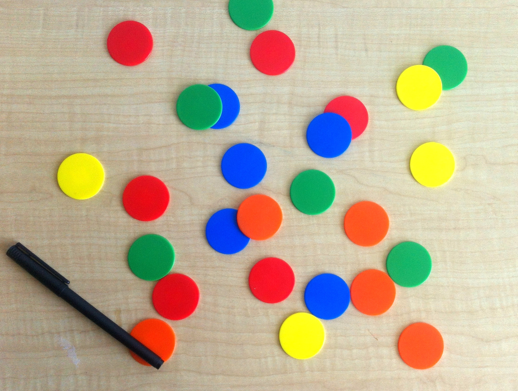
%> input picture Assignment5/colorchips.png, 518 x 391 px
$ octave --eval "result = CountCoins(imread('colorchips.png'));"   (GNU Octave 9; MATLAB toolbox functions it lacks are replaced by stand-ins)
%> lines starting %> are read from the running program, lines starting %| are printed output that depends on the picture; in (x1, y1, x2, y2) boxes, pixels count from 0 and x2, y2 are one past the last pixel; in counts of white or black regions, pixels touching at a corner belong together; the program's own positions count from 1
function ret = CountCoins(img)
 subplot(2,2,1);
 imshow(img);
 subplot(2,2,2);
 imgBW = im2bw(img);
 imshow(imgBW);
 subplot(2,2,3);
 imhist(img);
 subplot(2,2,4);
 imgZ = zeros(size(img));
 imgZ(img > 100) = 1;
 imshow(imgZ);
 ret = round(sum(imgBW(:)) / 2100);
 imgConn = bwconncomp(imgZ);
 ret = imgConn.NumObjects;
end
%> in CountCoins, `imgBW = im2bw(img);`:
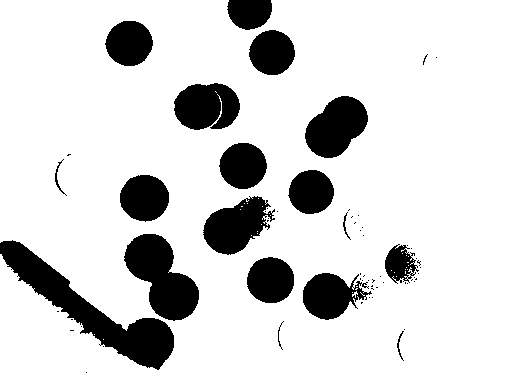
%> imgBW: size 391x518 logical; 84.5% white; 66 black regions (48 under 20 px), largest, box (x1, y1, x2, y2) and area: (0, 240, 174, 370) 5894, (124, 234, 199, 321) 3691, (305, 96, 368, 158) 2632
%> in CountCoins, `imgZ(img > 100) = 1;`:
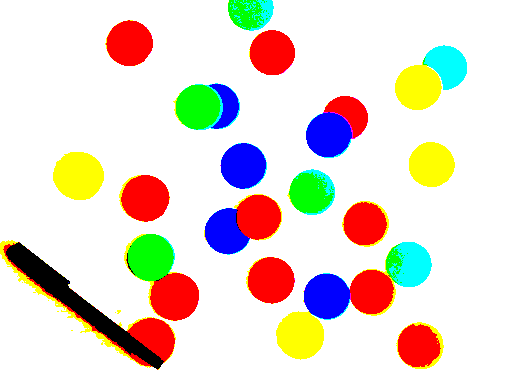
%> imgZ: size 391x518x3 double; mean R, G, B 0.903, 0.865, 0.826
%> in CountCoins, `ret = round(sum(imgBW(:)) / 2100);`: ret = 82
%> in CountCoins, `imgConn = bwconncomp(imgZ);`: imgConn = 2 connected components
%> in CountCoins, `ret = imgConn.NumObjects;`: ret = 2
%> `result = CountCoins(imread('colorchips.png'));`:
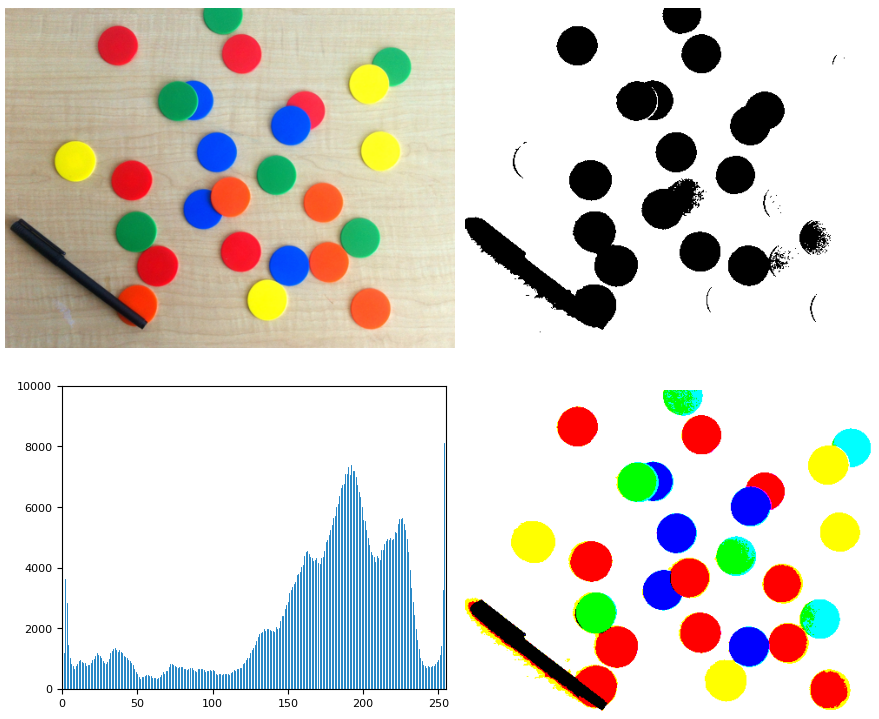
%> figure redrawn from the program's plot data, 4 panels
